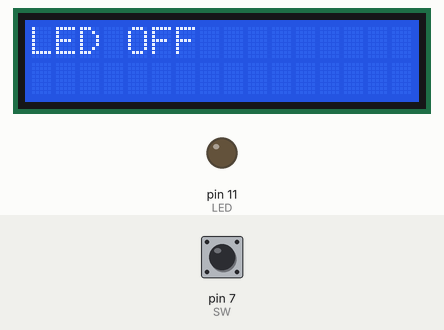
Bench run of a program on a simulated Raspberry Pi (header pin numbers). Parts: 16×2 character LCD, output pins drawn as LEDs (lit = HIGH). The inputs (shaded band) are chosen by the test bench; at power-on: pin 7 (SW) HIGH. Library files of the repository ran but are not shown: I2C_driver.py.

Above: at 1.4 s.
1.5 s: pin 7 (SW) pulled LOW for 0.15 s
At 1.6 s:
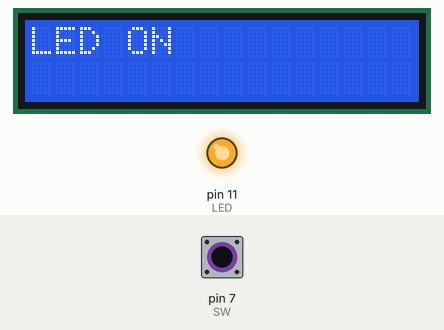
3.1 s: pin 7 (SW) pulled LOW for 1 s
At 4.8 s:
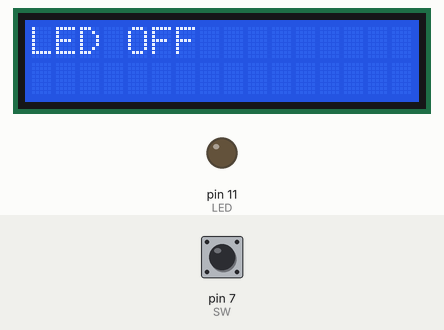
5.6 s: pin 7 (SW) pulled LOW for 3.2 s
At 6.1 s:
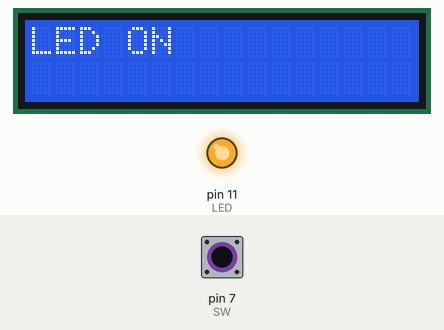
Timing chart, 0 to 10.3 s (numbered marks = the images above; inputs shaded):
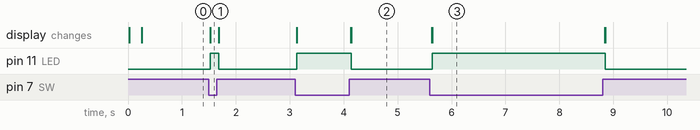

The program:

main.py
```python
# GPIO output/input, LCD display programming

import RPi.GPIO as GPIO
import I2C_driver as LCD
from time import *

GPIO.setmode(GPIO.BOARD)

mylcd = LCD.lcd()
SW = 7
LED = 11

GPIO.setup(LED,GPIO.OUT,initial=GPIO.LOW)
GPIO.setup(SW, GPIO.IN)

try:
    while True:
        PUSH = GPIO.input(SW)
        if PUSH == False:
            mylcd.lcd_display_string("LED ON ",1)
            GPIO.output(LED,GPIO.HIGH)
        else:
            mylcd.lcd_display_string("LED OFF",1)
            GPIO.output(LED,GPIO.LOW)
except keyboardInterrupt:
    pass
GPIO.cleanup()


                                                                    
```

Measured:
- after the input at 1.5 s, pin 11 (LED): LOW → HIGH at once, → LOW 0.15 s later; the display: first changes at once (image 1 shows a later state)
- after the input at 3.1 s, pin 11 (LED): LOW → HIGH at once, → LOW 1.0 s later; the display: first changes at once (image 2 shows a later state)
- after the input at 5.6 s, pin 11 (LED): LOW → HIGH at once, → LOW 3.2 s later; the display: first changes at once (image 3 shows a later state)
